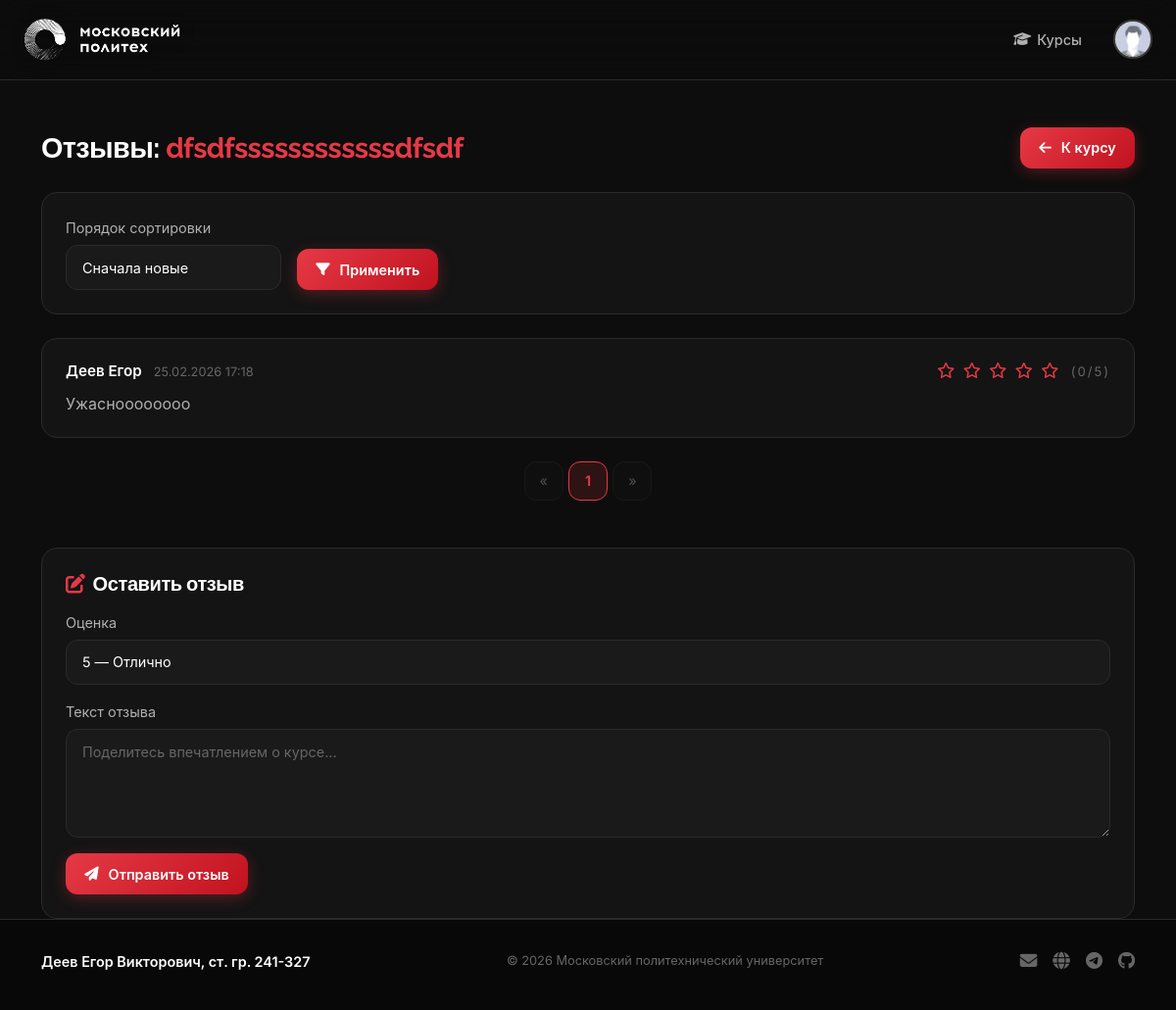
/courses/1/reviews (signed in), run on the app's committed database.
### models.py (models this page shows, shortened)
class Base(DeclarativeBase):
  metadata = MetaData(naming_convention={
        "ix": 'ix_%(column_0_label)s',
        "uq": "uq_%(table_name)s_%(column_0_name)s",
        "ck": "ck_%(table_name)s_%(constraint_name)s",
        "fk": "fk_%(table_name)s_%(column_0_name)s_%(referred_table_name)s",
        "pk": "pk_%(table_name)s"
    })

class Course(Base):
    __tablename__ = 'courses'
    id: Mapped[int] = mapped_column(primary_key=True)
    name: Mapped[str] = mapped_column(String(100))
    short_desc: Mapped[str] = mapped_column(Text)
    full_desc: Mapped[str] = mapped_column(Text)
    rating_sum: Mapped[int] = mapped_column(default=0)
    rating_num: Mapped[int] = mapped_column(default=0)
    category_id: Mapped[int] = mapped_column(ForeignKey("categories.id"))
    author_id: Mapped[int] = mapped_column(ForeignKey("users.id"))
    background_image_id: Mapped[str] = mapped_column(ForeignKey("images.id"))
    created_at: Mapped[datetime] = mapped_column(default=datetime.now)
    author: Mapped["User"] = relationship()
    category: Mapped["Category"] = relationship(lazy=False)
    bg_image: Mapped["Image"] = relationship()
    reviews: Mapped[List["Review"]] = relationship(back_populates='course')

class Review(Base):
    __tablename__ = 'reviews'
    id: Mapped[int] = mapped_column(Integer, primary_key=True)
    rating: Mapped[int] = mapped_column(Integer, nullable=False)
    text: Mapped[str] = mapped_column(Text, nullable=False)
    created_at: Mapped[datetime] = mapped_column(DateTime, default=datetime.now)
    course_id: Mapped[int] = mapped_column(ForeignKey('courses.id'))
    user_id: Mapped[int] = mapped_column(ForeignKey('users.id'))
    course: Mapped['Course'] = relationship(back_populates='reviews')
    user: Mapped['User'] = relationship()

class User(Base, UserMixin):
    __tablename__ = 'users'
    id: Mapped[int] = mapped_column(primary_key=True)
    first_name: Mapped[str] = mapped_column(String(100))
    last_name: Mapped[str] = mapped_column(String(100))
    middle_name: Mapped[Optional[str]] = mapped_column(String(100))
    login: Mapped[str] = mapped_column(String(100), unique=True)
    password_hash: Mapped[str] = mapped_column(String(200))
    created_at: Mapped[datetime] = mapped_column(default=datetime.now)
    @property
    def full_name(self):
        return ' '.join([self.last_name, self.first_name, self.middle_name or ''])

### courses.py (the view)
@bp.route('/<int:course_id>/reviews')
def reviews(course_id):
    course = db.get_or_404(Course, course_id)
    sort = request.args.get('sort', 'new')
    query = db.select(Review).filter_by(course_id=course_id)
    if sort == 'positive':
        query = query.order_by(Review.rating.desc(), Review.created_at.desc())
    elif sort == 'negative':
        query = query.order_by(Review.rating.asc(), Review.created_at.desc())
    else:
        query = query.order_by(Review.created_at.desc())
    pagination = db.paginate(query, per_page=5)
    reviews_list = pagination.items
    user_review = None
    if current_user.is_authenticated:
        user_review = db.session.execute(
            db.select(Review).filter_by(course_id=course_id, user_id=current_user.id)
        ).scalar()
    return render_template('courses/reviews.html',
                           course=course,
                           reviews=reviews_list,
                           pagination=pagination,
                           sort=sort,
                           user_review=user_review)

### auth.py (called while the page is built)
def load_user(user_id):
    user = db.session.execute(db.select(User).filter_by(id=user_id)).scalar()
    return user

### templates/courses/reviews.html (shortened to what this page needs)
{% extends 'base.html' %}
{% from 'pagination.html' import render_pagination %}
{% block content %}
<div class="container mt-5">
    <div class="d-flex align-items-center mb-4 gap-3 flex-wrap">
        <h1 style="font-size: 1.8rem; margin-bottom:0;">
            Отзывы: <span style="color: var(--red);">{{ course.name }}</span>
        </h1>
        <a href="{{ url_for('courses.show', course_id=course.id) }}" class="btn-primary-red ms-auto">
            <i class="fas fa-arrow-left me-1"></i>К курсу
        </a>
    </div>
    <div class="review-form-card mb-4">
        <form method="GET" action="{{ url_for('courses.reviews', course_id=course.id) }}" class="d-flex align-items-end gap-3 flex-wrap">
            <div>
                <label for="sort">Порядок сортировки</label>
                <select class="form-select" name="sort" id="sort" style="min-width:220px;">
                    <option value="new" {% if sort == 'new' %}selected{% endif %}>Сначала новые</option>
                </select>
            </div>
            <button type="submit" class="btn-primary-red">
                <i class="fas fa-filter me-1"></i>Применить
            </button>
        </form>
    </div>
    {% if reviews %}
        {% for review in reviews %}
            <div class="review-card">
                <div class="d-flex align-items-center justify-content-between mb-2">
                    <div>
                        <span class="review-author">{{ review.user.full_name }}</span>
                        <span class="review-date ms-2">{{ review.created_at.strftime('%d.%m.%Y %H:%M') }}</span>
                    </div>
                    <div class="review-stars">
                        {% for i in range(5) %}
                            {% if i < review.rating %}<i class="fas fa-star"></i>{% else %}<i class="far fa-star"></i>{% endif %}
                        {% endfor %}
                        <span class="ms-1" style="color: var(--text-muted); font-size:0.82rem;">({{ review.rating }}/5)</span>
                    </div>
                </div>
                <p class="review-text mb-0">{{ review.text }}</p>
            </div>
        {% endfor %}
        <div class="mt-4">
            {{ render_pagination(pagination, 'courses.reviews', {'course_id': course.id, 'sort': sort}) }}
        </div>
    {% else %}
        <div class="review-form-card text-center py-5">
            <i class="fas fa-comment-slash fa-3x mb-3" style="color: var(--text-muted);"></i>
            <p style="color: var(--text-muted);">Отзывов пока нет. Будьте первым!</p>
        </div>
    {% endif %}
    {% if current_user.is_authenticated %}
        <div class="mt-5">
            {% if user_review %}
                <div class="review-form-card">
                    <h5><i class="fas fa-user me-2" style="color: var(--red);"></i>Ваш отзыв</h5>
                    <div class="review-card" style="background: var(--elevated);">
                        <div class="d-flex align-items-center justify-content-between mb-2">
                            <div>
                                <span class="review-author">{{ current_user.full_name }}</span>
                                <span class="review-date ms-2">{{ user_review.created_at.strftime('%d.%m.%Y') }}</span>
                            </div>
                            <div class="review-stars">
                                {% for i in range(5) %}
                                    {% if i < user_review.rating %}<i class="fas fa-star"></i>{% else %}<i class="far fa-star"></i>{% endif %}
                                {% endfor %}
                                <span class="ms-1" style="color: var(--text-muted); font-size:0.82rem;">({{ user_review.rating }}/5)</span>
                            </div>
                        </div>
                        <p class="review-text mb-0">{{ user_review.text }}</p>
                    </div>
                </div>
            {% else %}
                <div class="review-form-card">
                    <h5><i class="fas fa-edit me-2" style="color: var(--red);"></i>Оставить отзыв</h5>
                    <form method="POST" action="{{ url_for('courses.create_review', course_id=course.id) }}">
                        <div class="mb-3">
                            <label for="rating">Оценка</label>
                            <select class="form-select" name="rating" id="rating">
                                <option value="5">5 — Отлично</option>
                            </select>
                        </div>
                        <div class="mb-3">
                            <label for="text">Текст отзыва</label>
                            <textarea class="form-control" name="text" id="text" rows="4" placeholder="Поделитесь впечатлением о курсе..."></textarea>
                        </div>
                        <button type="submit" class="btn-primary-red">
                            <i class="fas fa-paper-plane me-1"></i>Отправить отзыв
                        </button>
                    </form>
                </div>
            {% endif %}
        </div>
    {% endif %}
</div>
{% endblock %}

### static/styles.css (style rules this page uses)
:root { --red: #e63946; --red-light: #ff6b6b; --red-dark: #c1121f; --red-bg: rgba(230, 57, 70, 0.15); --red-glow: rgba(230, 57, 70, 0.3); --bg: #0d0d0d; --bg-darker: #080808; --card: #141414; --card-hover: #1a1a1a; --elevated: #1e1e1e; --input-bg: #1a1a1a; --text: #ffffff; --text-sec: #b0b0b0; --text-muted: #666666; --border: #2a2a2a; --border-lt: #3a3a3a; --success: #22c55e; --warning: #f59e0b; --danger: #ef4444; --info: #3b82f6; --radius-sm: 8px; --radius-md: 12px; --radius-lg: 16px; --radius-xl: 24px; --radius-full: 9999px; --transition: all 0.3s cubic-bezier(0.4, 0, 0.2, 1); }
*, *::before, *::after { box-sizing: border-box; }
html, body { background-color: var(--bg); color: var(--text); font-family: 'Inter', -apple-system, BlinkMacSystemFont, 'Segoe UI', Roboto, sans-serif; font-size: 16px; line-height: 1.6; -webkit-font-smoothing: antialiased; min-height: 100%; }
h1, h2, h3, h4, h5, h6 { font-family: 'Raleway', sans-serif; font-weight: 700; color: var(--text); letter-spacing: -0.02em; line-height: 1.2; }
a { color: var(--red); text-decoration: none; transition: var(--transition); }
.btn-primary-red { display: inline-flex; align-items: center; gap: 6px; background: linear-gradient(135deg, var(--red) 0%, var(--red-dark) 100%); color: #fff; border: none; border-radius: var(--radius-md); padding: 0.6rem 1.2rem; font-size: 0.9rem; font-weight: 600; cursor: pointer; transition: var(--transition); text-decoration: none; box-shadow: 0 4px 15px var(--red-glow); }
.form-control, .form-select { background: var(--input-bg) !important; border: 1px solid var(--border) !important; border-radius: var(--radius-md) !important; color: var(--text) !important; font-size: 0.9rem; padding: 0.7rem 1rem; transition: var(--transition); }
.form-control::placeholder { color: var(--text-muted); }
.form-select option { background: var(--card); color: var(--text); }
label { color: var(--text-sec); font-size: 0.9rem; margin-bottom: 0.4rem; display: block; }
.review-card { background: var(--card); border: 1px solid var(--border); border-radius: var(--radius-lg); padding: 1.25rem 1.5rem; transition: var(--transition); margin-bottom: 1rem; }
.review-stars { color: var(--red); letter-spacing: 2px; font-size: 1rem; }
.review-author { color: var(--text); font-weight: 600; font-size: 0.95rem; }
.review-date { color: var(--text-muted); font-size: 0.8rem; }
.review-text { color: var(--text-sec); margin-top: 0.5rem; line-height: 1.6; }
.review-form-card { background: var(--card); border: 1px solid var(--border); border-radius: var(--radius-lg); padding: 1.5rem; }
.review-form-card h5 { color: var(--text); font-family: 'Raleway', sans-serif; margin-bottom: 1rem; }

### data on the page
Course: name "dfsdfssssssssssssdfsdf"
Review: user.full_name "Деев Егор", created_at "25.02.2026 17:18", rating "0", text "Ужасноооооооо"

### other printed values
{{ page }} "1"
